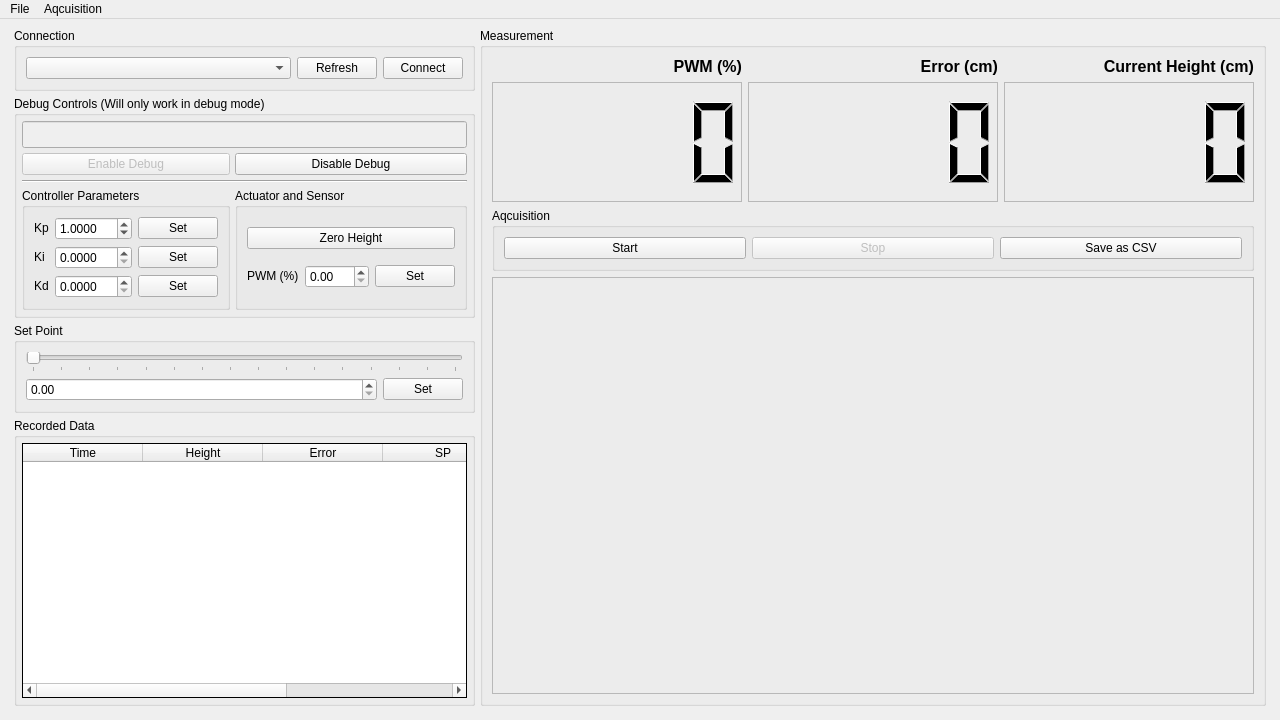
<?xml version="1.0" encoding="UTF-8"?>
<ui version="4.0">
 <class>MainWindow</class>
 <widget class="QMainWindow" name="MainWindow">
  <property name="geometry">
   <rect>
    <x>0</x>
    <y>0</y>
    <width>1280</width>
    <height>720</height>
   </rect>
  </property>
  <property name="minimumSize">
   <size>
    <width>1280</width>
    <height>720</height>
   </size>
  </property>
  <property name="windowTitle">
   <string>Main Window</string>
  </property>
  <property name="windowIcon">
   <iconset>
    <normalon>:/assets/icon.jpg</normalon>
   </iconset>
  </property>
  <widget class="QWidget" name="centralwidget">
   <property name="sizePolicy">
    <sizepolicy hsizetype="Ignored" vsizetype="Ignored">
     <horstretch>0</horstretch>
     <verstretch>0</verstretch>
    </sizepolicy>
   </property>
   <property name="layoutDirection">
    <enum>Qt::LayoutDirection::LeftToRight</enum>
   </property>
   <property name="autoFillBackground">
    <bool>false</bool>
   </property>
   <layout class="QGridLayout" name="gridLayout_2">
    <item row="0" column="0">
     <layout class="QHBoxLayout" name="horizontalLayout">
      <property name="spacing">
       <number>5</number>
      </property>
      <property name="leftMargin">
       <number>5</number>
      </property>
      <property name="rightMargin">
       <number>5</number>
      </property>
      <property name="bottomMargin">
       <number>5</number>
      </property>
      <item>
       <layout class="QVBoxLayout" name="verticalLayout_3">
        <property name="spacing">
         <number>5</number>
        </property>
        <property name="sizeConstraint">
         <enum>QLayout::SizeConstraint::SetDefaultConstraint</enum>
        </property>
        <item>
         <widget class="QGroupBox" name="groupBox">
          <property name="sizePolicy">
           <sizepolicy hsizetype="Minimum" vsizetype="Maximum">
            <horstretch>0</horstretch>
            <verstretch>0</verstretch>
           </sizepolicy>
          </property>
          <property name="layoutDirection">
           <enum>Qt::LayoutDirection::LeftToRight</enum>
          </property>
          <property name="autoFillBackground">
           <bool>false</bool>
          </property>
          <property name="title">
           <string>Connection</string>
          </property>
          <property name="flat">
           <bool>false</bool>
          </property>
          <property name="checkable">
           <bool>false</bool>
          </property>
          <layout class="QHBoxLayout" name="horizontalLayout_2">
           <item>
            <widget class="QComboBox" name="comboBoxCOM">
             <property name="sizePolicy">
              <sizepolicy hsizetype="Preferred" vsizetype="Fixed">
               <horstretch>0</horstretch>
               <verstretch>0</verstretch>
              </sizepolicy>
             </property>
             <property name="placeholderText">
              <string>Select COM Port...</string>
             </property>
            </widget>
           </item>
           <item>
            <widget class="QPushButton" name="BtnRefresh">
             <property name="sizePolicy">
              <sizepolicy hsizetype="Fixed" vsizetype="Fixed">
               <horstretch>0</horstretch>
               <verstretch>0</verstretch>
              </sizepolicy>
             </property>
             <property name="text">
              <string>Refresh</string>
             </property>
             <property name="icon">
              <iconset theme="emblem-synchronized"/>
             </property>
            </widget>
           </item>
           <item>
            <widget class="QPushButton" name="BtnConnect">
             <property name="sizePolicy">
              <sizepolicy hsizetype="Fixed" vsizetype="Fixed">
               <horstretch>0</horstretch>
               <verstretch>0</verstretch>
              </sizepolicy>
             </property>
             <property name="text">
              <string>Connect</string>
             </property>
             <property name="checkable">
              <bool>false</bool>
             </property>
            </widget>
           </item>
          </layout>
         </widget>
        </item>
        <item>
         <layout class="QVBoxLayout" name="verticalLayout_4">
          <item>
           <widget class="QGroupBox" name="groupBox_4">
            <property name="sizePolicy">
             <sizepolicy hsizetype="Minimum" vsizetype="Maximum">
              <horstretch>0</horstretch>
              <verstretch>0</verstretch>
             </sizepolicy>
            </property>
            <property name="title">
             <string>Debug Controls (Will only work in debug mode)</string>
            </property>
            <layout class="QGridLayout" name="gridLayout_5">
             <property name="leftMargin">
              <number>5</number>
             </property>
             <property name="topMargin">
              <number>5</number>
             </property>
             <property name="rightMargin">
              <number>5</number>
             </property>
             <property name="bottomMargin">
              <number>5</number>
             </property>
             <property name="spacing">
              <number>5</number>
             </property>
             <item row="2" column="0" colspan="2">
              <widget class="Line" name="line">
               <property name="orientation">
                <enum>Qt::Orientation::Horizontal</enum>
               </property>
              </widget>
             </item>
             <item row="1" column="1">
              <widget class="QPushButton" name="BtnDebugOff">
               <property name="text">
                <string>Disable Debug</string>
               </property>
              </widget>
             </item>
             <item row="0" column="0" colspan="2">
              <widget class="QLineEdit" name="textDebugState">
               <property name="enabled">
                <bool>false</bool>
               </property>
               <property name="sizePolicy">
                <sizepolicy hsizetype="Expanding" vsizetype="Fixed">
                 <horstretch>0</horstretch>
                 <verstretch>0</verstretch>
                </sizepolicy>
               </property>
               <property name="font">
                <font>
                 <pointsize>12</pointsize>
                 <bold>true</bold>
                </font>
               </property>
               <property name="cursor">
                <cursorShape>ArrowCursor</cursorShape>
               </property>
               <property name="mouseTracking">
                <bool>true</bool>
               </property>
               <property name="autoFillBackground">
                <bool>false</bool>
               </property>
               <property name="frame">
                <bool>true</bool>
               </property>
               <property name="alignment">
                <set>Qt::AlignmentFlag::AlignCenter</set>
               </property>
               <property name="readOnly">
                <bool>true</bool>
               </property>
              </widget>
             </item>
             <item row="1" column="0">
              <widget class="QPushButton" name="BtnDebugOn">
               <property name="enabled">
                <bool>false</bool>
               </property>
               <property name="text">
                <string>Enable Debug</string>
               </property>
              </widget>
             </item>
             <item row="3" column="0">
              <widget class="QGroupBox" name="groupBox_2">
               <property name="sizePolicy">
                <sizepolicy hsizetype="Minimum" vsizetype="Fixed">
                 <horstretch>0</horstretch>
                 <verstretch>0</verstretch>
                </sizepolicy>
               </property>
               <property name="title">
                <string>Controller Parameters</string>
               </property>
               <layout class="QGridLayout" name="gridLayout_3">
                <item row="1" column="3">
                 <widget class="QPushButton" name="BtnKp">
                  <property name="sizePolicy">
                   <sizepolicy hsizetype="Fixed" vsizetype="Fixed">
                    <horstretch>0</horstretch>
                    <verstretch>0</verstretch>
                   </sizepolicy>
                  </property>
                  <property name="text">
                   <string>Set</string>
                  </property>
                 </widget>
                </item>
                <item row="1" column="0">
                 <widget class="QLabel" name="label">
                  <property name="sizePolicy">
                   <sizepolicy hsizetype="Fixed" vsizetype="Fixed">
                    <horstretch>0</horstretch>
                    <verstretch>0</verstretch>
                   </sizepolicy>
                  </property>
                  <property name="text">
                   <string>Kp</string>
                  </property>
                 </widget>
                </item>
                <item row="4" column="0">
                 <widget class="QLabel" name="label_2">
                  <property name="sizePolicy">
                   <sizepolicy hsizetype="Fixed" vsizetype="Fixed">
                    <horstretch>0</horstretch>
                    <verstretch>0</verstretch>
                   </sizepolicy>
                  </property>
                  <property name="text">
                   <string>Ki</string>
                  </property>
                  <property name="alignment">
                   <set>Qt::AlignmentFlag::AlignLeading|Qt::AlignmentFlag::AlignLeft|Qt::AlignmentFlag::AlignVCenter</set>
                  </property>
                 </widget>
                </item>
                <item row="4" column="3">
                 <widget class="QPushButton" name="BtnKi">
                  <property name="sizePolicy">
                   <sizepolicy hsizetype="Fixed" vsizetype="Fixed">
                    <horstretch>0</horstretch>
                    <verstretch>0</verstretch>
                   </sizepolicy>
                  </property>
                  <property name="text">
                   <string>Set</string>
                  </property>
                 </widget>
                </item>
                <item row="4" column="2">
                 <widget class="QDoubleSpinBox" name="boxKi">
                  <property name="decimals">
                   <number>4</number>
                  </property>
                  <property name="maximum">
                   <double>5.000000000000000</double>
                  </property>
                  <property name="singleStep">
                   <double>0.005000000000000</double>
                  </property>
                 </widget>
                </item>
                <item row="1" column="2">
                 <widget class="QDoubleSpinBox" name="boxKp">
                  <property name="prefix">
                   <string/>
                  </property>
                  <property name="suffix">
                   <string/>
                  </property>
                  <property name="decimals">
                   <number>4</number>
                  </property>
                  <property name="maximum">
                   <double>500.000000000000000</double>
                  </property>
                  <property name="singleStep">
                   <double>1.000000000000000</double>
                  </property>
                  <property name="value">
                   <double>1.000000000000000</double>
                  </property>
                 </widget>
                </item>
                <item row="5" column="0">
                 <widget class="QLabel" name="label_7">
                  <property name="sizePolicy">
                   <sizepolicy hsizetype="Fixed" vsizetype="Fixed">
                    <horstretch>0</horstretch>
                    <verstretch>0</verstretch>
                   </sizepolicy>
                  </property>
                  <property name="text">
                   <string>Kd</string>
                  </property>
                 </widget>
                </item>
                <item row="5" column="2">
                 <widget class="QDoubleSpinBox" name="boxKd">
                  <property name="decimals">
                   <number>4</number>
                  </property>
                  <property name="maximum">
                   <double>5.000000000000000</double>
                  </property>
                  <property name="singleStep">
                   <double>0.005000000000000</double>
                  </property>
                 </widget>
                </item>
                <item row="5" column="3">
                 <widget class="QPushButton" name="BtnKd">
                  <property name="sizePolicy">
                   <sizepolicy hsizetype="Fixed" vsizetype="Fixed">
                    <horstretch>0</horstretch>
                    <verstretch>0</verstretch>
                   </sizepolicy>
                  </property>
                  <property name="text">
                   <string>Set</string>
                  </property>
                 </widget>
                </item>
               </layout>
              </widget>
             </item>
             <item row="3" column="1">
              <widget class="QGroupBox" name="groupBox_3">
               <property name="sizePolicy">
                <sizepolicy hsizetype="Minimum" vsizetype="MinimumExpanding">
                 <horstretch>0</horstretch>
                 <verstretch>0</verstretch>
                </sizepolicy>
               </property>
               <property name="title">
                <string>Actuator and Sensor</string>
               </property>
               <layout class="QGridLayout" name="gridLayout_4">
                <item row="2" column="1">
                 <widget class="QDoubleSpinBox" name="boxPWM">
                  <property name="maximum">
                   <double>100.000000000000000</double>
                  </property>
                  <property name="singleStep">
                   <double>1.000000000000000</double>
                  </property>
                 </widget>
                </item>
                <item row="2" column="0">
                 <widget class="QLabel" name="label_3">
                  <property name="sizePolicy">
                   <sizepolicy hsizetype="Fixed" vsizetype="Fixed">
                    <horstretch>0</horstretch>
                    <verstretch>0</verstretch>
                   </sizepolicy>
                  </property>
                  <property name="text">
                   <string>PWM (%)</string>
                  </property>
                 </widget>
                </item>
                <item row="1" column="0" colspan="3">
                 <widget class="QPushButton" name="BtnTare">
                  <property name="text">
                   <string>Zero Height</string>
                  </property>
                 </widget>
                </item>
                <item row="2" column="2">
                 <widget class="QPushButton" name="BtnPWM">
                  <property name="text">
                   <string>Set</string>
                  </property>
                 </widget>
                </item>
               </layout>
              </widget>
             </item>
            </layout>
           </widget>
          </item>
          <item>
           <widget class="QGroupBox" name="groupBox_5">
            <property name="sizePolicy">
             <sizepolicy hsizetype="Minimum" vsizetype="Maximum">
              <horstretch>0</horstretch>
              <verstretch>0</verstretch>
             </sizepolicy>
            </property>
            <property name="title">
             <string>Set Point</string>
            </property>
            <layout class="QGridLayout" name="gridLayout_6">
             <item row="1" column="0">
              <widget class="QDoubleSpinBox" name="boxSP">
               <property name="maximum">
                <double>15.000000000000000</double>
               </property>
               <property name="singleStep">
                <double>1.000000000000000</double>
               </property>
              </widget>
             </item>
             <item row="0" column="0" colspan="2">
              <widget class="QSlider" name="SliderSP">
               <property name="maximum">
                <number>15</number>
               </property>
               <property name="singleStep">
                <number>1</number>
               </property>
               <property name="orientation">
                <enum>Qt::Orientation::Horizontal</enum>
               </property>
               <property name="tickPosition">
                <enum>QSlider::TickPosition::TicksBelow</enum>
               </property>
               <property name="tickInterval">
                <number>1</number>
               </property>
              </widget>
             </item>
             <item row="1" column="1">
              <widget class="QPushButton" name="BtnSP">
               <property name="sizePolicy">
                <sizepolicy hsizetype="Fixed" vsizetype="Fixed">
                 <horstretch>0</horstretch>
                 <verstretch>0</verstretch>
                </sizepolicy>
               </property>
               <property name="text">
                <string>Set</string>
               </property>
              </widget>
             </item>
            </layout>
           </widget>
          </item>
          <item>
           <widget class="QGroupBox" name="groupBox_6">
            <property name="title">
             <string>Recorded Data</string>
            </property>
            <layout class="QGridLayout" name="gridLayout_7">
             <property name="leftMargin">
              <number>5</number>
             </property>
             <property name="topMargin">
              <number>5</number>
             </property>
             <property name="rightMargin">
              <number>5</number>
             </property>
             <property name="bottomMargin">
              <number>5</number>
             </property>
             <property name="spacing">
              <number>5</number>
             </property>
             <item row="0" column="0">
              <widget class="QTableWidget" name="tableData">
               <property name="sizePolicy">
                <sizepolicy hsizetype="Minimum" vsizetype="Expanding">
                 <horstretch>0</horstretch>
                 <verstretch>0</verstretch>
                </sizepolicy>
               </property>
               <property name="frameShape">
                <enum>QFrame::Shape::Box</enum>
               </property>
               <property name="frameShadow">
                <enum>QFrame::Shadow::Plain</enum>
               </property>
               <property name="sizeAdjustPolicy">
                <enum>QAbstractScrollArea::SizeAdjustPolicy::AdjustIgnored</enum>
               </property>
               <property name="autoScroll">
                <bool>true</bool>
               </property>
               <property name="editTriggers">
                <set>QAbstractItemView::EditTrigger::NoEditTriggers</set>
               </property>
               <property name="dragEnabled">
                <bool>false</bool>
               </property>
               <property name="showGrid">
                <bool>true</bool>
               </property>
               <attribute name="horizontalHeaderVisible">
                <bool>true</bool>
               </attribute>
               <attribute name="horizontalHeaderCascadingSectionResizes">
                <bool>false</bool>
               </attribute>
               <attribute name="horizontalHeaderDefaultSectionSize">
                <number>120</number>
               </attribute>
               <attribute name="verticalHeaderVisible">
                <bool>true</bool>
               </attribute>
               <column>
                <property name="text">
                 <string>Time</string>
                </property>
               </column>
               <column>
                <property name="text">
                 <string>Height</string>
                </property>
               </column>
               <column>
                <property name="text">
                 <string>Error</string>
                </property>
               </column>
               <column>
                <property name="text">
                 <string>SP</string>
                </property>
               </column>
               <column>
                <property name="text">
                 <string>PWM</string>
                </property>
               </column>
              </widget>
             </item>
            </layout>
           </widget>
          </item>
         </layout>
        </item>
       </layout>
      </item>
      <item>
       <layout class="QVBoxLayout" name="verticalLayout">
        <item>
         <widget class="QGroupBox" name="groupBox_7">
          <property name="title">
           <string>Measurement</string>
          </property>
          <layout class="QGridLayout" name="gridLayout_8">
           <item row="1" column="0">
            <widget class="QLCDNumber" name="lcdPWM">
             <property name="sizePolicy">
              <sizepolicy hsizetype="Minimum" vsizetype="Fixed">
               <horstretch>0</horstretch>
               <verstretch>0</verstretch>
              </sizepolicy>
             </property>
             <property name="minimumSize">
              <size>
               <width>0</width>
               <height>120</height>
              </size>
             </property>
             <property name="frameShape">
              <enum>QFrame::Shape::StyledPanel</enum>
             </property>
             <property name="frameShadow">
              <enum>QFrame::Shadow::Sunken</enum>
             </property>
            </widget>
           </item>
           <item row="1" column="1">
            <widget class="QLCDNumber" name="lcdError">
             <property name="sizePolicy">
              <sizepolicy hsizetype="Minimum" vsizetype="Minimum">
               <horstretch>0</horstretch>
               <verstretch>0</verstretch>
              </sizepolicy>
             </property>
             <property name="minimumSize">
              <size>
               <width>0</width>
               <height>120</height>
              </size>
             </property>
             <property name="frameShape">
              <enum>QFrame::Shape::StyledPanel</enum>
             </property>
             <property name="frameShadow">
              <enum>QFrame::Shadow::Sunken</enum>
             </property>
            </widget>
           </item>
           <item row="1" column="2">
            <widget class="QLCDNumber" name="lcdHeight">
             <property name="sizePolicy">
              <sizepolicy hsizetype="Minimum" vsizetype="Minimum">
               <horstretch>0</horstretch>
               <verstretch>0</verstretch>
              </sizepolicy>
             </property>
             <property name="minimumSize">
              <size>
               <width>0</width>
               <height>120</height>
              </size>
             </property>
             <property name="frameShape">
              <enum>QFrame::Shape::StyledPanel</enum>
             </property>
             <property name="frameShadow">
              <enum>QFrame::Shadow::Sunken</enum>
             </property>
             <property name="smallDecimalPoint">
              <bool>false</bool>
             </property>
             <property name="digitCount">
              <number>5</number>
             </property>
             <property name="mode">
              <enum>QLCDNumber::Mode::Dec</enum>
             </property>
             <property name="segmentStyle">
              <enum>QLCDNumber::SegmentStyle::Filled</enum>
             </property>
             <property name="value" stdset="0">
              <double>0.000000000000000</double>
             </property>
            </widget>
           </item>
           <item row="0" column="2">
            <widget class="QLabel" name="label_4">
             <property name="sizePolicy">
              <sizepolicy hsizetype="MinimumExpanding" vsizetype="Fixed">
               <horstretch>0</horstretch>
               <verstretch>0</verstretch>
              </sizepolicy>
             </property>
             <property name="font">
              <font>
               <pointsize>12</pointsize>
               <italic>false</italic>
               <bold>true</bold>
               <underline>false</underline>
              </font>
             </property>
             <property name="frameShape">
              <enum>QFrame::Shape::NoFrame</enum>
             </property>
             <property name="frameShadow">
              <enum>QFrame::Shadow::Plain</enum>
             </property>
             <property name="text">
              <string>Current Height (cm)</string>
             </property>
             <property name="scaledContents">
              <bool>false</bool>
             </property>
             <property name="alignment">
              <set>Qt::AlignmentFlag::AlignRight|Qt::AlignmentFlag::AlignTrailing|Qt::AlignmentFlag::AlignVCenter</set>
             </property>
            </widget>
           </item>
           <item row="0" column="1">
            <widget class="QLabel" name="label_5">
             <property name="sizePolicy">
              <sizepolicy hsizetype="MinimumExpanding" vsizetype="Fixed">
               <horstretch>0</horstretch>
               <verstretch>0</verstretch>
              </sizepolicy>
             </property>
             <property name="font">
              <font>
               <pointsize>12</pointsize>
               <bold>true</bold>
              </font>
             </property>
             <property name="text">
              <string>Error (cm)</string>
             </property>
             <property name="alignment">
              <set>Qt::AlignmentFlag::AlignRight|Qt::AlignmentFlag::AlignTrailing|Qt::AlignmentFlag::AlignVCenter</set>
             </property>
            </widget>
           </item>
           <item row="2" column="0" colspan="3">
            <widget class="QGroupBox" name="groupBox_8">
             <property name="enabled">
              <bool>true</bool>
             </property>
             <property name="sizePolicy">
              <sizepolicy hsizetype="Minimum" vsizetype="Minimum">
               <horstretch>0</horstretch>
               <verstretch>0</verstretch>
              </sizepolicy>
             </property>
             <property name="title">
              <string>Aqcuisition</string>
             </property>
             <layout class="QGridLayout" name="gridLayout">
              <item row="0" column="0">
               <widget class="QPushButton" name="BtnStart">
                <property name="text">
                 <string>Start</string>
                </property>
                <property name="icon">
                 <iconset theme="media-playback-start"/>
                </property>
               </widget>
              </item>
              <item row="0" column="1">
               <widget class="QPushButton" name="BtnStop">
                <property name="enabled">
                 <bool>false</bool>
                </property>
                <property name="text">
                 <string>Stop</string>
                </property>
                <property name="icon">
                 <iconset theme="media-playback-stop"/>
                </property>
               </widget>
              </item>
              <item row="0" column="2">
               <widget class="QPushButton" name="BtnSave">
                <property name="enabled">
                 <bool>true</bool>
                </property>
                <property name="text">
                 <string>Save as CSV</string>
                </property>
                <property name="icon">
                 <iconset theme="document-save-as"/>
                </property>
               </widget>
              </item>
             </layout>
            </widget>
           </item>
           <item row="0" column="0">
            <widget class="QLabel" name="label_6">
             <property name="sizePolicy">
              <sizepolicy hsizetype="MinimumExpanding" vsizetype="Fixed">
               <horstretch>0</horstretch>
               <verstretch>0</verstretch>
              </sizepolicy>
             </property>
             <property name="font">
              <font>
               <pointsize>12</pointsize>
               <bold>true</bold>
              </font>
             </property>
             <property name="text">
              <string>PWM (%)</string>
             </property>
             <property name="alignment">
              <set>Qt::AlignmentFlag::AlignRight|Qt::AlignmentFlag::AlignTrailing|Qt::AlignmentFlag::AlignVCenter</set>
             </property>
            </widget>
           </item>
           <item row="3" column="0" colspan="3">
            <widget class="QFrame" name="framePlot">
             <property name="sizePolicy">
              <sizepolicy hsizetype="MinimumExpanding" vsizetype="MinimumExpanding">
               <horstretch>0</horstretch>
               <verstretch>0</verstretch>
              </sizepolicy>
             </property>
             <property name="minimumSize">
              <size>
               <width>0</width>
               <height>400</height>
              </size>
             </property>
             <property name="frameShape">
              <enum>QFrame::Shape::StyledPanel</enum>
             </property>
             <property name="frameShadow">
              <enum>QFrame::Shadow::Raised</enum>
             </property>
            </widget>
           </item>
          </layout>
         </widget>
        </item>
       </layout>
      </item>
     </layout>
    </item>
   </layout>
  </widget>
  <widget class="QMenuBar" name="menubar">
   <property name="geometry">
    <rect>
     <x>0</x>
     <y>0</y>
     <width>1280</width>
     <height>33</height>
    </rect>
   </property>
   <widget class="QMenu" name="menuFILE">
    <property name="title">
     <string>File</string>
    </property>
    <addaction name="actionSave"/>
    <addaction name="actionExit"/>
   </widget>
   <widget class="QMenu" name="menuEdit">
    <property name="title">
     <string>Aqcuisition</string>
    </property>
    <addaction name="actionStart"/>
    <addaction name="actionStop"/>
   </widget>
   <addaction name="menuFILE"/>
   <addaction name="menuEdit"/>
  </widget>
  <action name="actionSave">
   <property name="enabled">
    <bool>true</bool>
   </property>
   <property name="icon">
    <iconset theme="document-save-as"/>
   </property>
   <property name="text">
    <string>Save as CSV</string>
   </property>
   <property name="shortcut">
    <string>Ctrl+S</string>
   </property>
  </action>
  <action name="actionExit">
   <property name="icon">
    <iconset theme="application-exit"/>
   </property>
   <property name="text">
    <string>Exit</string>
   </property>
   <property name="menuRole">
    <enum>QAction::MenuRole::QuitRole</enum>
   </property>
  </action>
  <action name="actionStart">
   <property name="enabled">
    <bool>false</bool>
   </property>
   <property name="icon">
    <iconset theme="media-playback-start"/>
   </property>
   <property name="text">
    <string>Start</string>
   </property>
   <property name="menuRole">
    <enum>QAction::MenuRole::ApplicationSpecificRole</enum>
   </property>
  </action>
  <action name="actionStop">
   <property name="enabled">
    <bool>false</bool>
   </property>
   <property name="icon">
    <iconset theme="media-playback-stop"/>
   </property>
   <property name="text">
    <string>Stop</string>
   </property>
   <property name="menuRole">
    <enum>QAction::MenuRole::ApplicationSpecificRole</enum>
   </property>
  </action>
 </widget>
 <resources>
  <include location="resources.qrc"/>
 </resources>
 <connections/>
 <designerdata>
  <property name="gridDeltaX">
   <number>10</number>
  </property>
  <property name="gridDeltaY">
   <number>10</number>
  </property>
  <property name="gridSnapX">
   <bool>true</bool>
  </property>
  <property name="gridSnapY">
   <bool>true</bool>
  </property>
  <property name="gridVisible">
   <bool>true</bool>
  </property>
 </designerdata>
</ui>
